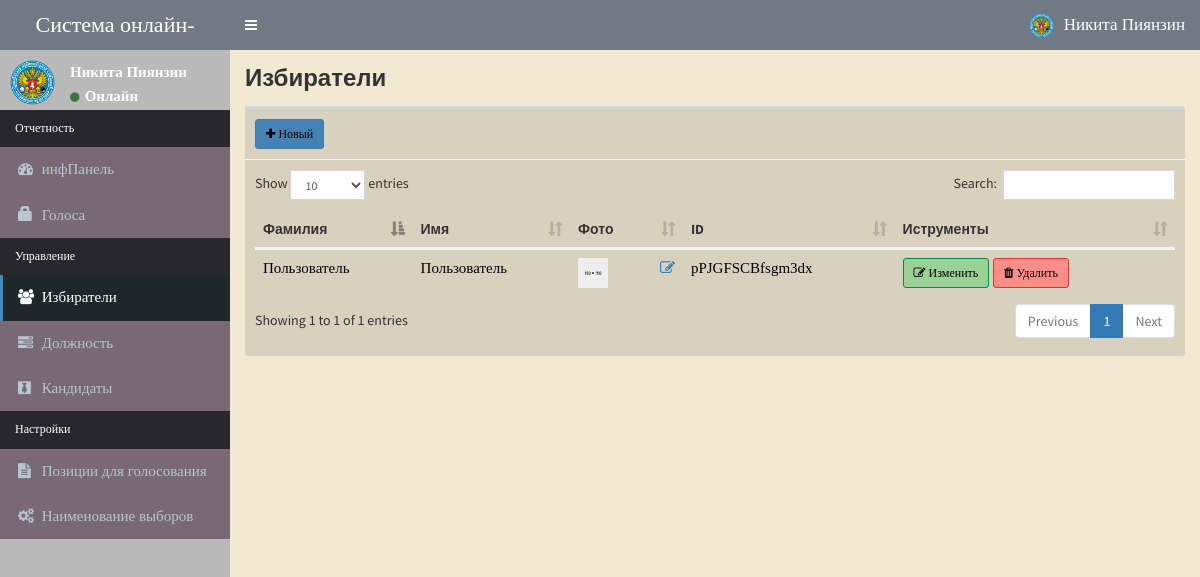
Screenshot of /admin/voters.php (signed in) with the database file from the repository.
### tables this page shows
CREATE TABLE `voters` (
  `id` int NOT NULL,
  `voters_id` varchar(15) NOT NULL,
  `password` varchar(60) NOT NULL,
  `firstname` varchar(30) NOT NULL,
  `lastname` varchar(30) NOT NULL,
  `photo` varchar(150) NOT NULL
);

### admin/includes/session.php (called while the page is built, shortened)
<?php
	include 'includes/conn.php';
	$sql = "SELECT * FROM admin WHERE id = '".$_SESSION['admin']."'";
	$query = $conn->query($sql);
	$user = $query->fetch_assoc();
?>

### admin/voters.php (the view, shortened to what this page needs)
<?php include 'includes/session.php'; ?>
<?php include 'includes/header.php'; ?>
<body class="hold-transition skin-blue sidebar-mini">
<div class="wrapper">
  <?php include 'includes/navbar.php'; ?>
  <?php include 'includes/menubar.php'; ?>
  <div class="content-wrapper" style="background-color:#F1E9D2 ">
    <section class="content-header">
      <h1><b>
        Избиратели
     </b> </h1>
    </section>
    <section class="content">
      <div class="row">
        <div class="col-xs-12" >
          <div class="box" style="background-color: #d8d1bd">
            <div class="box-header with-border" style="background-color: #d8d1bd">
              <a href="#addnew" data-toggle="modal" class="btn btn-primary btn-sm btn-curve " style="background-color: #4682B4 ;color:black ; font-size: 12px; font-family:Times"><i class="fa fa-plus"></i> Новый</a>
            </div>
            <div class="box-body">
              <table id="example1" class="table ">
                <thead>
                  <th>Фамилия</th>
                  <th>Имя</th>
                  <th>Фото</th>
                  <th>ID</th>
                  <th>Иструменты</th>
                </thead>
                <tbody>
                  <?php
                    $sql = "SELECT * FROM voters";
                    $query = $conn->query($sql);
                    while($row = $query->fetch_assoc()){
                      $image = (!empty($row['photo'])) ? '../images/'.$row['photo'] : '../images/profile.jpg';
                      echo "
                        <tr style='color:black ; font-size: 15px; font-family:Times'>
                          <td>".$row['lastname']."</td>
                          <td>".$row['firstname']."</td>
                          <td>
                            <img src='".$image."' width='30px' height='30px'>
                            <a href='#edit_photo' data-toggle='modal' class='pull-right photo' data-id='".$row['id']."'><span class='fa fa-edit'></span></a>
                          </td>
                          <td>".$row['voters_id']."</td>
                          <td>
                            <button class='btn btn-success btn-sm edit btn-curve' style='background-color: #9CD095 ;color:black ; font-size: 12px; font-family:Times' ' data-id='".$row['id']."' ><i class='fa fa-edit'></i> Изменить</button>
                            <button class='btn btn-danger btn-sm delete btn-curve' style='background-color:#ff8e88 ;color:black ; font-size: 12px; font-family:Times ' data-id='".$row['id']."'><i class='fa fa-trash'></i> Удалить</button>
                          </td>
                        </tr>
                      ";
                    }
                  ?>
                </tbody>
              </table>
            </div>
          </div>
        </div>
      </div>
    </section>
  </div>
</div>
</body>
</html>

### admin/includes/navbar.php (shortened to what this page needs)
<header class="main-header" style="background-color:#717A83 " >
  <a href="#" class="logo " style="background-color: #717A83">
    <span class="logo-lg " style="background-color:#717A83 ;color:white ; font-size: 22px; font-family:Times  "><marquee behavior="scroll" direction="left">Система онлайн-голосования</marquee></span>
  </a>
  <nav class="navbar navbar-static-top " style="background-color: #717A83 ">
    <a href="#" class="sidebar-toggle" data-toggle="push-menu" role="button">
    </a>
    <div class="navbar-custom-menu" style="color:black ; font-size: 17px; font-family:Times">
      <ul class="nav navbar-nav" style="background-color: #717A83 ;color:black ; font-size: 17px; font-family:Times" >
        <li class="dropdown user user-menu  " style="color:black">
          <a href="#" class="dropdown-toggle" data-toggle="dropdown" style="background-color: #717A83 ;color:white ; font-size: 17px; font-family:Times" >
            <img src="<?php echo (!empty($user['photo'])) ? '../images/'.$user['photo'] : '../images/profile.jpg'; ?>" class="user-image" alt="User Image">
            <span class="hidden-xs"><?php echo $user['firstname'].' '.$user['lastname']; ?></span>
          </a>
        </li>
      </ul>
    </div>
  </nav>
</header>

### admin/includes/menubar.php (shortened to what this page needs)
<aside class="main-sidebar "style="background-color: #BAB9B9 ">
  <section class="sidebar" style="background-color: #BAB9B9">
    <div class="user-panel" style = "height: 60px">
      <div class="pull-left image ">
        <img src="<?php echo (!empty($user['photo'])) ? '../images/'.$user['photo'] : '../images/profile.jpg'; ?>" class="img-square" alt="User Image" >
      </div>
      <div class="pull-left info "  >
        <p style="color:white ; font-size: 15px; font-family:Times"><?php echo $user['firstname'].' '.$user['lastname']; ?></p>
        <a><i class="fa fa-circle text-success "></i>  <b style=" color:white ; font-size: 15px; font-family:Times"> Онлайн </b></a>
      </div>
    </div>
    <ul class="sidebar-menu" data-widget="tree" style="background-color: #786974 ; color:white ; font-size: 15px; font-family:Times  " >
      <li class="header" style="background-color: #28272D ;color:white ; font-size: 12px; font-family:Times  ">Отчетность</li>
      <li class=""><a href="home.php"><i class="fa fa-dashboard"></i> <span>инфПанель</span></a></li>
      <li class=""><a href="votes.php"><span class="glyphicon glyphicon-lock"></span> <span>Голоса</span></a></li>
      <li class="header" style="background-color: #28272D ;color:white ; font-size: 12px; font-family:Times ">Управление</li>
      <li class=""><a href="voters.php"><i class="fa fa-users"></i> <span>Избиратели</span></a></li>
      <li class=""><a href="positions.php"><i class="fa fa-tasks"></i> <span>Должность</span></a></li>
      <li class=""><a href="candidates.php"><i class="fa fa-black-tie"></i> <span>Кандидаты</span></a></li>
      <li class="header" style="background-color:#28272D ;color:white ; font-size: 12px; font-family:Times">Настройки</li>
      <li class=""><a href="ballot.php"><i class="fa fa-file-text"></i> <span>Позиции для голосования</span></a></li>
      <li class=""><a href="#config" data-toggle="modal"><i class="fa fa-cogs"></i> <span>Наименование выборов</span></a></li>
    </ul>
  </section>
</aside>

### rows the page displays
voters: lastname "Пользователь", firstname "Пользователь", photo (picture), voters "pPJGFSCBfsgm3dx"

### other values shown
$user['firstname'] "Никита"
$user['lastname'] "Пиянзин"
